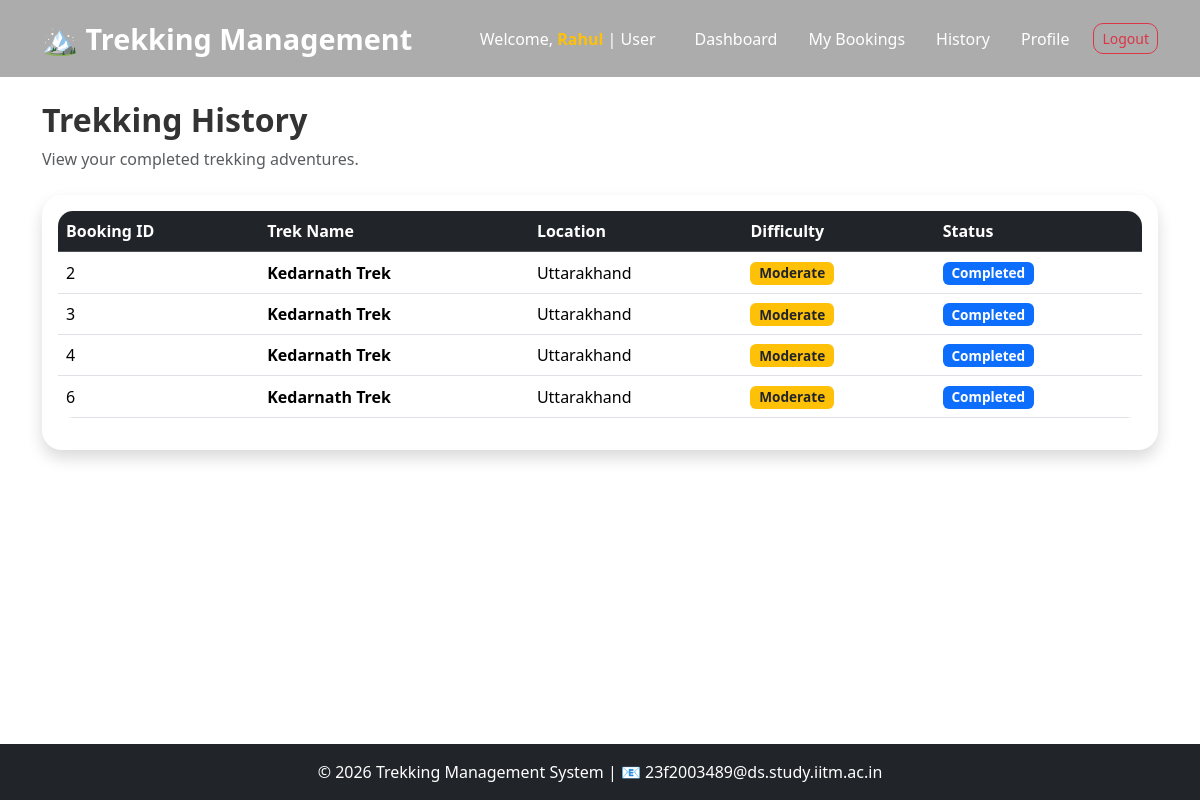
Page /trek-history (signed in) on the committed database.
### models.py (models this page shows)
class User(UserMixin,db.Model):
    id=db.Column(db.Integer, primary_key=True)
    name=db.Column(db.String(100), nullable=False)
    email=db.Column(db.String(120), unique=True, nullable=False)
    password=db.Column(db.String(255),nullable=False)
    phone=db.Column(db.String(20))
    role=db.Column(db.String(20),nullable=False)
    status=db.Column(db.String(20), default='pending')
    created_at=db.Column(db.DateTime, default=datetime.utcnow)
    bookings=db.relationship('Booking', backref='user',lazy=True)
    assigned_treks=db.relationship('Trek',backref='staff',lazy=True)

class Booking(db.Model):
    id=db.Column(db.Integer, primary_key=True)
    user_id=db.Column(db.Integer,db.ForeignKey('user.id'))
    trek_id=db.Column(db.Integer,db.ForeignKey('trek.id'))
    booking_date=db.Column(db.DateTime,default=datetime.utcnow)
    status=db.Column(db.String(20),default='booked')

class Trek(db.Model):
    id=db.Column(db.Integer, primary_key=True)
    trek_name=db.Column(db.String(100),nullable=False)
    location=db.Column(db.String(100),nullable=False)
    difficulty=db.Column(db.String(20))
    duration=db.Column(db.Integer)
    available_slots=db.Column(db.Integer, default=0)
    start_date=db.Column(db.Date)
    end_date=db.Column(db.Date)
    status=db.Column(db.String(20),default='open')
    description=db.Column(db.Text)
    assigned_staff_id=db.Column(db.Integer,db.ForeignKey('user.id'))
    bookings=db.relationship('Booking',backref='trek',lazy=True)
    image=db.Column(db.String(200),nullable=True)

### app.py (the view)
@app.route('/trek-history')
@login_required
def trek_history():
    if current_user.role != 'user':
        return "Access Denied"
    history = Booking.query.join(Trek).filter(
        Booking.user_id == current_user.id,
        Trek.status == 'completed').all()
    return render_template('user/history.html',history=history )

### app.py (called while the page is built)
@login_manager.user_loader
def load_user(user_id):
    return db.session.get(User, int(user_id))

### templates/user/history.html (shortened to what this page needs)
{% extends "base.html" %}
{% block content %}
<div class="container py-4">
<div class="mb-4">
    <h2 class="fw-bold">
        Trekking History
    </h2>
    <p class="text-muted">
        View your completed trekking adventures.
    </p>
</div>
{% if history %}
<div class="card shadow">
    <div class="card-body">
        <div class="table-responsive">
            <table class="table table-hover align-middle">
                <thead class="table-dark">
                    <tr>
                        <th>Booking ID</th>
                        <th>Trek Name</th>
                        <th>Location</th>
                        <th>Difficulty</th>
                        <th>Status</th>
                    </tr>
                </thead>
                <tbody>
                    {% for booking in history %}
                    <tr>
                        <td>
                            {{ booking.id }}
                        </td>
                        <td class="fw-bold">
                            {{ booking.trek.trek_name }}
                        </td>
                        <td>
                            {{ booking.trek.location }}
                        </td>
                        <td>
                            {% if booking.trek.difficulty == 'Easy' %}
                                <span class="badge bg-success">
                                    Easy
                                </span>
                            {% elif booking.trek.difficulty == 'Moderate' %}
                                <span class="badge bg-warning text-dark">
                                    Moderate
                                </span>
                            {% elif booking.trek.difficulty == 'Hard' %}
                                <span class="badge bg-danger">
                                    Hard
                                </span>
                            {% endif %}
                        </td>
                        <td>
                            <span class="badge bg-primary">
                                Completed
                            </span>
                        </td>
                    </tr>
                    {% endfor %}
                </tbody>
            </table>
        </div>
    </div>
</div>
{% else %}
<div class="alert alert-info">
    No completed treks yet.
</div>
{% endif %}
</div>
{% endblock %}

### templates/base.html (shortened to what this page needs)
<!DOCTYPE html>
<html lang="en">
<head>
    <link href="https://cdn.jsdelivr.net/npm/bootstrap@5.3.3/dist/css/bootstrap.min.css"
          rel="stylesheet">
    <link rel="stylesheet"
          href="https://cdn.jsdelivr.net/npm/bootstrap-icons@1.11.3/font/bootstrap-icons.min.css">
    <link rel="stylesheet"
          href="{{ url_for('static', filename='css/style.css') }}">
</head>
<body class="d-flex flex-column min-vh-100">
<nav class="navbar navbar-expand-lg navbar-dark fixed-top custom-navbar">
    <div class="container">
        <a class="navbar-brand fw-bold" href="/">
            🏔️ Trekking Management
        </a>
        <div class="collapse navbar-collapse"
             id="navbarNav">
            <ul class="navbar-nav ms-auto align-items-lg-center">
                {% if current_user.is_authenticated %}
                    <li class="nav-item me-3">
                        <span class="navbar-text">
                            Welcome,
                            <strong class="text-warning">
                            </strong>
                            |
                            {{ current_user.role|title }}
                        </span>
                    </li>
                    {% if current_user.role == 'admin' %}
                        <li class="nav-item">
                            <a class="nav-link" href="/admin-dashboard">
                                Dashboard
                            </a>
                        </li>
                        <li class="nav-item">
                            <a class="nav-link" href="/admin-treks">
                                Treks
                            </a>
                        </li>
                        <li class="nav-item">
                            <a class="nav-link" href="/admin/staff">
                                Staff
                            </a>
                        </li>
                        <li class="nav-item">
                            <a class="nav-link" href="/admin/bookings">
                                Bookings
                            </a>
                        </li>
                        <li class="nav-item">
                            <a class="nav-link" href="/admin/users">
                                Users
                            </a>
                        </li>
                        <li class="nav-item">
                            <a class="nav-link" href="/admin/search">
                                Search
                            </a>
                        </li>
                        <li class="nav-item ms-lg-3">
                            <a class="btn btn-outline-danger btn-sm"
                               href="/logout">
                                Logout
                            </a>
                        </li>
                    {% elif current_user.role == 'user' %}
                        <li class="nav-item">
                            <a class="nav-link" href="/user-dashboard">
                                Dashboard
                            </a>
                        </li>
                        <li class="nav-item">
                            <a class="nav-link" href="/my-bookings">
                                My Bookings
                            </a>
                        </li>
                        <li class="nav-item">
                            <a class="nav-link" href="/trek-history">
                                History
                            </a>
                        </li>
                        <li class="nav-item">
                            <a class="nav-link" href="/edit-profile">
                                Profile
                            </a>
                        </li>
                        <li class="nav-item ms-lg-3">
                            <a class="btn btn-outline-danger btn-sm"
                               href="/logout">
                                Logout
                            </a>
                        </li>
                    {% endif %}
                {% endif %}
            </ul>
        </div>
    </div>
</nav>
<main class="flex-grow-1 page-content">
    {% block content %}
    {% endblock %}
</main>
<footer class="bg-dark text-white text-center py-3 mt-auto">
    <div class="container">
        <p class="mb-0">
            © 2026 Trekking Management System
            |
            📧 23f2003489@ds.study.iitm.ac.in
        </p>
    </div>
</footer>
</body>
</html>

### static/css/style.css (style rules this page uses)
html, body { height:100%; }
body { background:#ffffff; font-family:'Segoe UI',Tahoma,Geneva,Verdana,sans-serif; color:#333; overflow-x:hidden; }
.custom-navbar { background:rgba(18,18,18,.35); backdrop-filter:blur(15px); -webkit-backdrop-filter:blur(15px); transition:.4s; padding:12px 0; }
.custom-navbar .navbar-brand { font-size:1.8rem; font-weight:700; color:#fff !important; }
.custom-navbar .nav-link { color:#fff !important; font-weight:500; margin-left:15px; transition:.3s; }
.navbar-text { color:#fff !important; }
.btn { border-radius:10px; transition:.3s; }
.card { border:none; border-radius:20px; overflow:hidden; box-shadow:0 10px 30px rgba(0,0,0,.08); transition:.35s; }
footer { background:#111; color:white; padding:20px; }
.page-content { padding-top:77px; }
.custom-navbar { min-height:75px; }
.table td, .table th { vertical-align: middle; }
.badge { font-size: 0.85rem; }
.btn { transition: all 0.3s ease; }
.table { background: white; border-radius: 15px; overflow: hidden; }

### rows in the picture
User: role "User"
Booking: id "2", trek.trek_name "Kedarnath Trek", trek.location "Uttarakhand"
Booking: id "3", trek.trek_name "Kedarnath Trek", trek.location "Uttarakhand"
Booking: id "4", trek.trek_name "Kedarnath Trek", trek.location "Uttarakhand"
Booking: id "6", trek.trek_name "Kedarnath Trek", trek.location "Uttarakhand"
